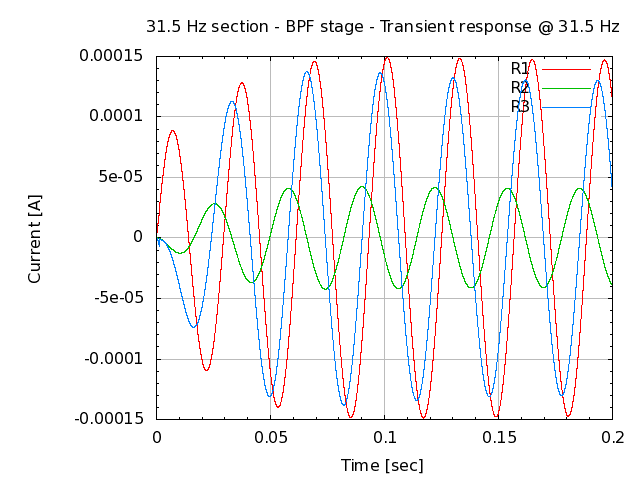

Here is the gnuplot script that generated this plot:
# setup terminal
set term png

# setup graph
set output "26.000.00.02.07.png"
set title "31.5 Hz section - BPF stage - Transient response @ 31.5 Hz"

# setup Y-axis
# set yrange [-15:15]
set grid ytics lt 1 lw 1 lc rgb "#bbbbbb"
set mytics
set ylabel "Current [A]"

# setup X-axis
set grid xtics lt 1 lw 1 lc rgb "#bbbbbb"
set mxtics
set xlabel "Time [sec]"

# setup plot style
set style data lines
plot '26.000.00.02.07.dat' using 1:2 title "R1", \
     '26.000.00.02.07.dat' using 1:3 title "R2", \
     '26.000.00.02.07.dat' using 1:4 title "R3"

# set output back to default
set output

# reset terminal type
set terminal pop
